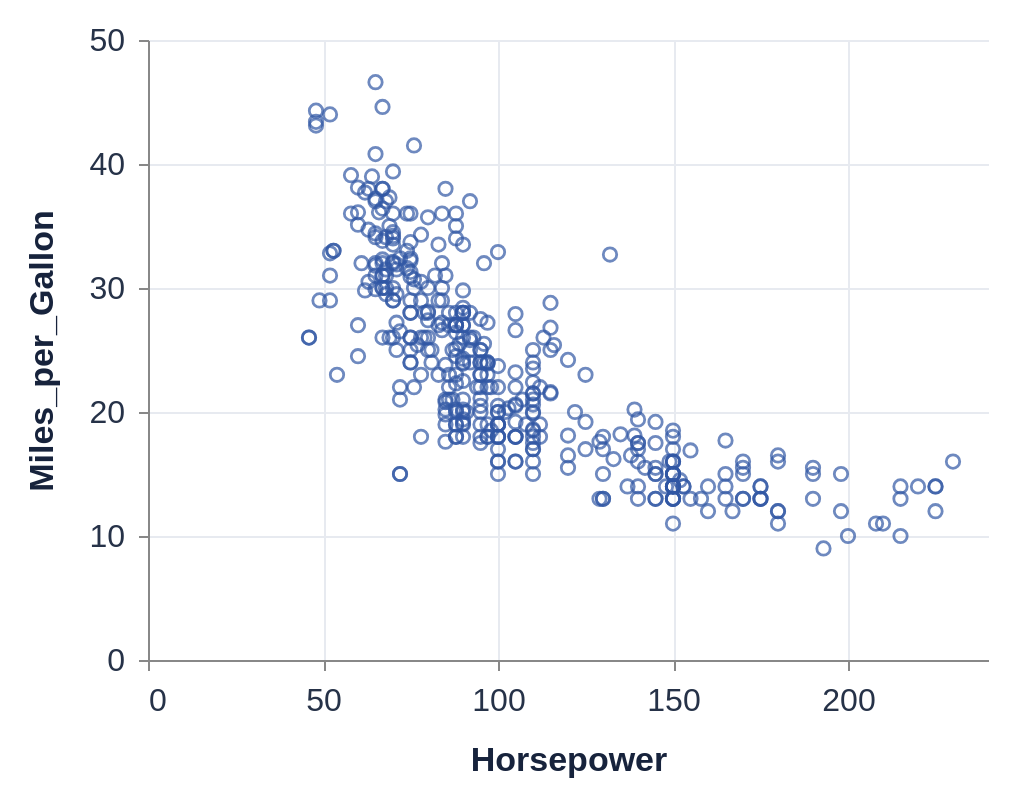

Vega-Lite specification for this chart:
### Vega-Lite specification from a JSON file in a GitHub repository (floating-point values rounded to 4 significant figures; data arrays with more than 128 entries replaced by an {"elided": "..."} marker saying what was removed)
{"$schema": "https://vega.github.io/schema/vega-lite/v6.json", "data": {"values": {"elided": "406 records"}}, "mark": "point", "encoding": {"x": {"field": "Horsepower", "type": "quantitative"}, "y": {"field": "Miles_per_Gallon", "type": "quantitative"}}, "width": 420, "height": 310, "padding": 12, "background": "#ffffff", "config": {"font": "Arial", "view": {"stroke": null}, "axis": {"labelFontSize": 16, "titleFontSize": 17, "titlePadding": 14, "labelPadding": 7, "gridColor": "#e7eaf0", "tickCount": 5, "labelColor": "#263248", "titleColor": "#17233c"}, "legend": {"orient": "top", "labelFontSize": 15, "titleFontSize": 16, "padding": 8, "symbolSize": 70}, "mark": {"color": "#3157a4"}, "point": {"size": 45, "strokeWidth": 1.4}, "circle": {"size": 38}, "line": {"strokeWidth": 2.5}, "range": {"category": ["#3157a4", "#c9455a", "#258276"]}}}
